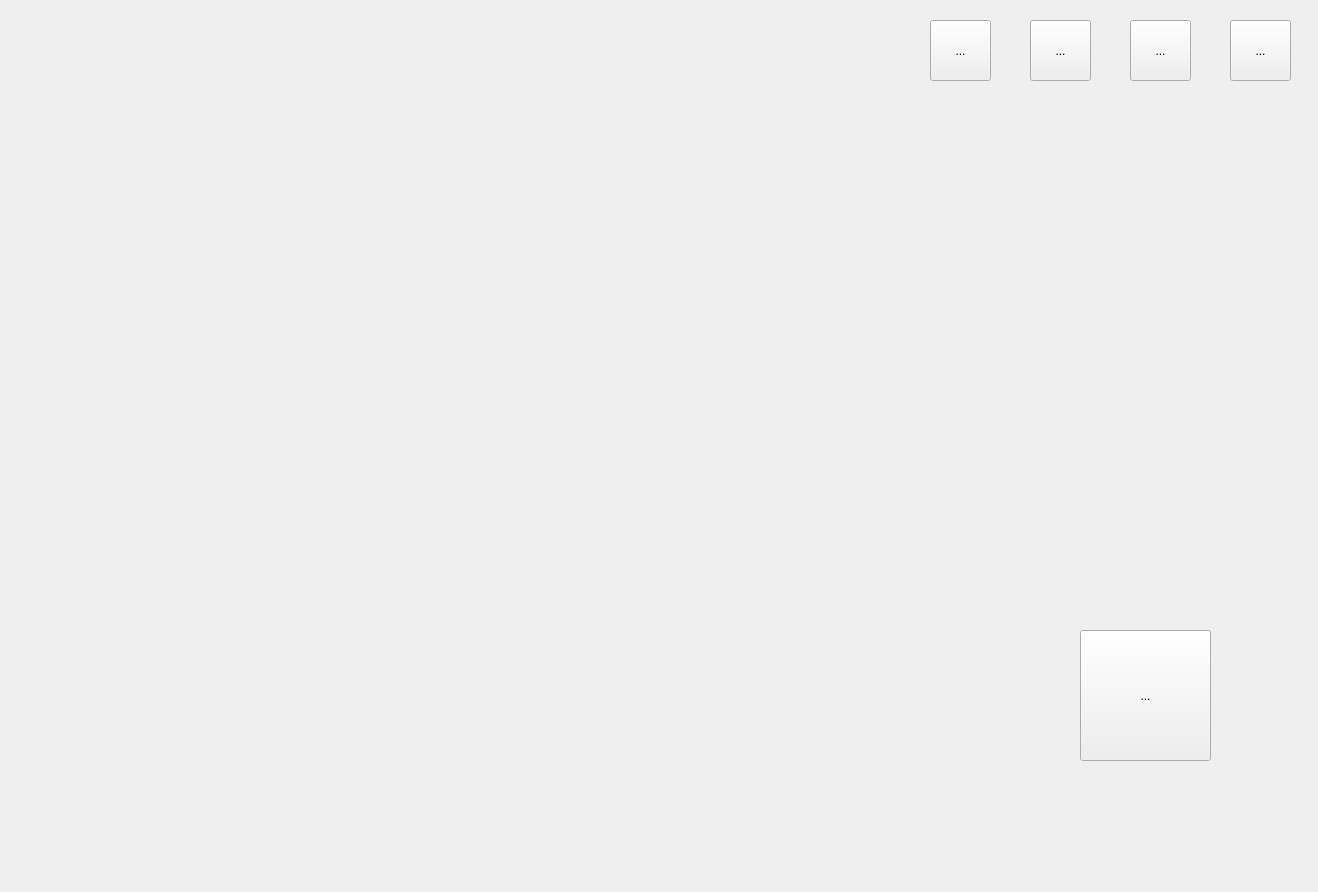
<?xml version="1.0" encoding="UTF-8"?>
<ui version="4.0">
 <class>EntranceWindow</class>
 <widget class="QWidget" name="EntranceWindow">
  <property name="geometry">
   <rect>
    <x>0</x>
    <y>0</y>
    <width>1318</width>
    <height>892</height>
   </rect>
  </property>
  <property name="palette">
   <palette>
    <active>
     <colorrole role="WindowText">
      <brush brushstyle="SolidPattern">
       <color alpha="255">
        <red>0</red>
        <green>0</green>
        <blue>0</blue>
       </color>
      </brush>
     </colorrole>
    </active>
    <inactive>
     <colorrole role="WindowText">
      <brush brushstyle="SolidPattern">
       <color alpha="255">
        <red>0</red>
        <green>0</green>
        <blue>0</blue>
       </color>
      </brush>
     </colorrole>
    </inactive>
    <disabled/>
   </palette>
  </property>
  <property name="windowTitle">
   <string>EntranceWindow</string>
  </property>
  <widget class="QToolButton" name="MusicButton_">
   <property name="geometry">
    <rect>
     <x>1130</x>
     <y>20</y>
     <width>61</width>
     <height>61</height>
    </rect>
   </property>
   <property name="text">
    <string>...</string>
   </property>
   <property name="icon">
    <iconset resource="res.qrc">
     <normaloff>:/img/resource/musicSoundTrack.png</normaloff>:/img/resource/musicSoundTrack.png</iconset>
   </property>
   <property name="iconSize">
    <size>
     <width>57</width>
     <height>57</height>
    </size>
   </property>
  </widget>
  <widget class="QToolButton" name="ShopButton_">
   <property name="geometry">
    <rect>
     <x>1230</x>
     <y>20</y>
     <width>61</width>
     <height>61</height>
    </rect>
   </property>
   <property name="contextMenuPolicy">
    <enum>Qt::DefaultContextMenu</enum>
   </property>
   <property name="autoFillBackground">
    <bool>false</bool>
   </property>
   <property name="text">
    <string>...</string>
   </property>
   <property name="icon">
    <iconset resource="res.qrc">
     <normaloff>:/img/resource/Shop_enterScene.png</normaloff>:/img/resource/Shop_enterScene.png</iconset>
   </property>
   <property name="iconSize">
    <size>
     <width>55</width>
     <height>55</height>
    </size>
   </property>
   <property name="checkable">
    <bool>false</bool>
   </property>
   <property name="autoExclusive">
    <bool>false</bool>
   </property>
   <property name="toolButtonStyle">
    <enum>Qt::ToolButtonIconOnly</enum>
   </property>
   <property name="autoRaise">
    <bool>false</bool>
   </property>
  </widget>
  <widget class="QToolButton" name="HelpButton_">
   <property name="geometry">
    <rect>
     <x>930</x>
     <y>20</y>
     <width>61</width>
     <height>61</height>
    </rect>
   </property>
   <property name="text">
    <string>...</string>
   </property>
   <property name="icon">
    <iconset resource="res.qrc">
     <normaloff>:/img/resource/Help_enterScene.png</normaloff>:/img/resource/Help_enterScene.png</iconset>
   </property>
   <property name="iconSize">
    <size>
     <width>52</width>
     <height>52</height>
    </size>
   </property>
  </widget>
  <widget class="QToolButton" name="SaveButton_">
   <property name="geometry">
    <rect>
     <x>1030</x>
     <y>20</y>
     <width>61</width>
     <height>61</height>
    </rect>
   </property>
   <property name="text">
    <string>...</string>
   </property>
   <property name="icon">
    <iconset resource="res.qrc">
     <normaloff>:/img/resource/Save_eS.png</normaloff>:/img/resource/Save_eS.png</iconset>
   </property>
   <property name="iconSize">
    <size>
     <width>50</width>
     <height>50</height>
    </size>
   </property>
  </widget>
  <widget class="QToolButton" name="StartButton_">
   <property name="geometry">
    <rect>
     <x>1080</x>
     <y>630</y>
     <width>131</width>
     <height>131</height>
    </rect>
   </property>
   <property name="text">
    <string>...</string>
   </property>
   <property name="icon">
    <iconset resource="res.qrc">
     <normaloff>:/img/resource/NewGame.png</normaloff>:/img/resource/NewGame.png</iconset>
   </property>
   <property name="iconSize">
    <size>
     <width>130</width>
     <height>130</height>
    </size>
   </property>
  </widget>
 </widget>
 <resources>
  <include location="res.qrc"/>
 </resources>
 <connections/>
</ui>
